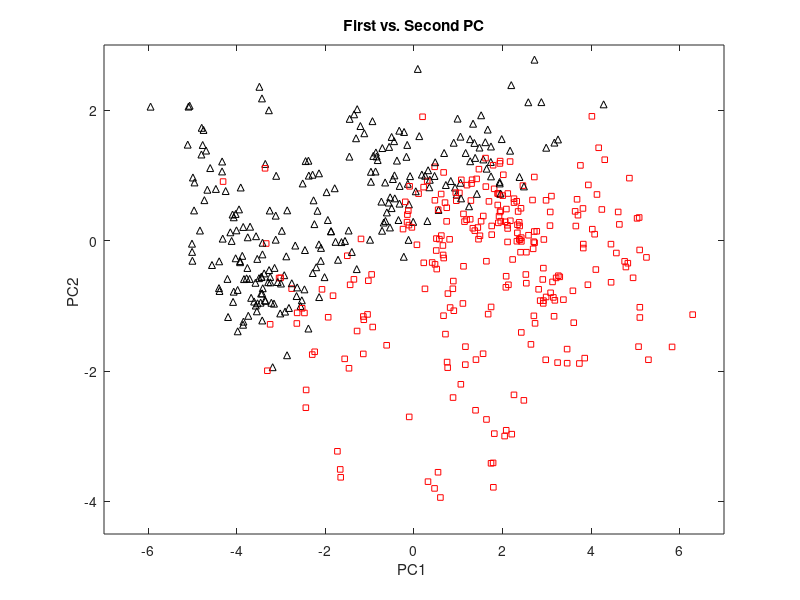

The MATLAB source for this figure: (Note: this script raises an error after producing the figure.)
% ---------------------------------------------------------------------
% Book:         MVA
% ---------------------------------------------------------------------
% Quantlet:     MVAnpcahous
% ---------------------------------------------------------------------
% Description:  MVAnpcahous performs a PCA for the standarized Boston 
%               housing data ("bostonh.dat"). It shows the first two
%               principal components and a screeplot of the 
%               eigenvalues.
% ---------------------------------------------------------------------
% Usage:        MVAnpcahous
% ---------------------------------------------------------------------
% Inputs:       none
% ---------------------------------------------------------------------
% Output:       PCA for the standarized Boston housing data 
%               ("bostonh.dat"). It shows the first two principal 
%               components and a screeplot of the eigenvalues.
% ---------------------------------------------------------------------
% Example:      
% ---------------------------------------------------------------------
% Author:       Wolfgang Haerdle, Jorge Patron, Vladimir Georgescu, 
%               Song Song
% ---------------------------------------------------------------------

x=load('bostonh.dat');

%Transformations
xt(:,1)=log(x(:,1));
xt(:,2)=x(:,2)/10;
xt(:,3)=log(x(:,3));
xt(:,4)=x(:,4);
xt(:,5)=log(x(:,5));
xt(:,6)=log(x(:,6));
xt(:,7)=(power(x(:,7),2.5))/10000;
xt(:,8)=log(x(:,8));
xt(:,9)=log(x(:,9));
xt(:,10)=log(x(:,10));
xt(:,11)=exp(0.4*x(:,11))/1000;
xt(:,12)=x(:,12)/100;
xt(:,13)=sqrt(x(:,13));
xt(:,14)=log(x(:,14));

x1=horzcat(xt(:,1:3),xt(:,5:14));

[n p]=size(x1);
m=mean(x1);
x1=(x1-repmat(m,n,1)).*repmat(1./sqrt((n-1)*var(x1)/n),n,1);    % Standardizes the data matrix

adjust=(n-1)*cov(x1)/n;

[v e]=eigs(adjust,p,'la');                                      % Returns eigenvalues and eigenvectors sorted by size
e1=(e*ones(p,1))';                                              % Turns Eigenvalue matrix into a row vector

xv=x1*v;

figure(1)
for i=1:length(x)
    if x1(i,13)<mean(x1(:,13))
        hold on
        plot(xv(i,1),xv(i,2),'^','color','k','MarkerSize',5) % Multiply second column by -1 to invert graph so that it looks the same as in the MVA book
    else 
        plot(xv(i,1),xv(i,2),'s','Color','r','MarkerSize',4) % Multiply second column by -1 to invert graph so that it looks the same as in the MVA book
    end
end
xlabel('PC1 ')
ylabel('PC2 ')
title('First vs. Second PC')
xlim([-7 7])
ylim([-4.5 3])

figure(2)
gscatter(xv(:,1),xv(:,2),xt(:,4),'kr','^s',5,'doleg=off')    % Second vector multiplied by minus one to invert the plot.
xlabel('PC1 ')
ylabel('PC2 ')
title('First vs. Second PC')
xlim([-7 7])
ylim([-4.5 3])
